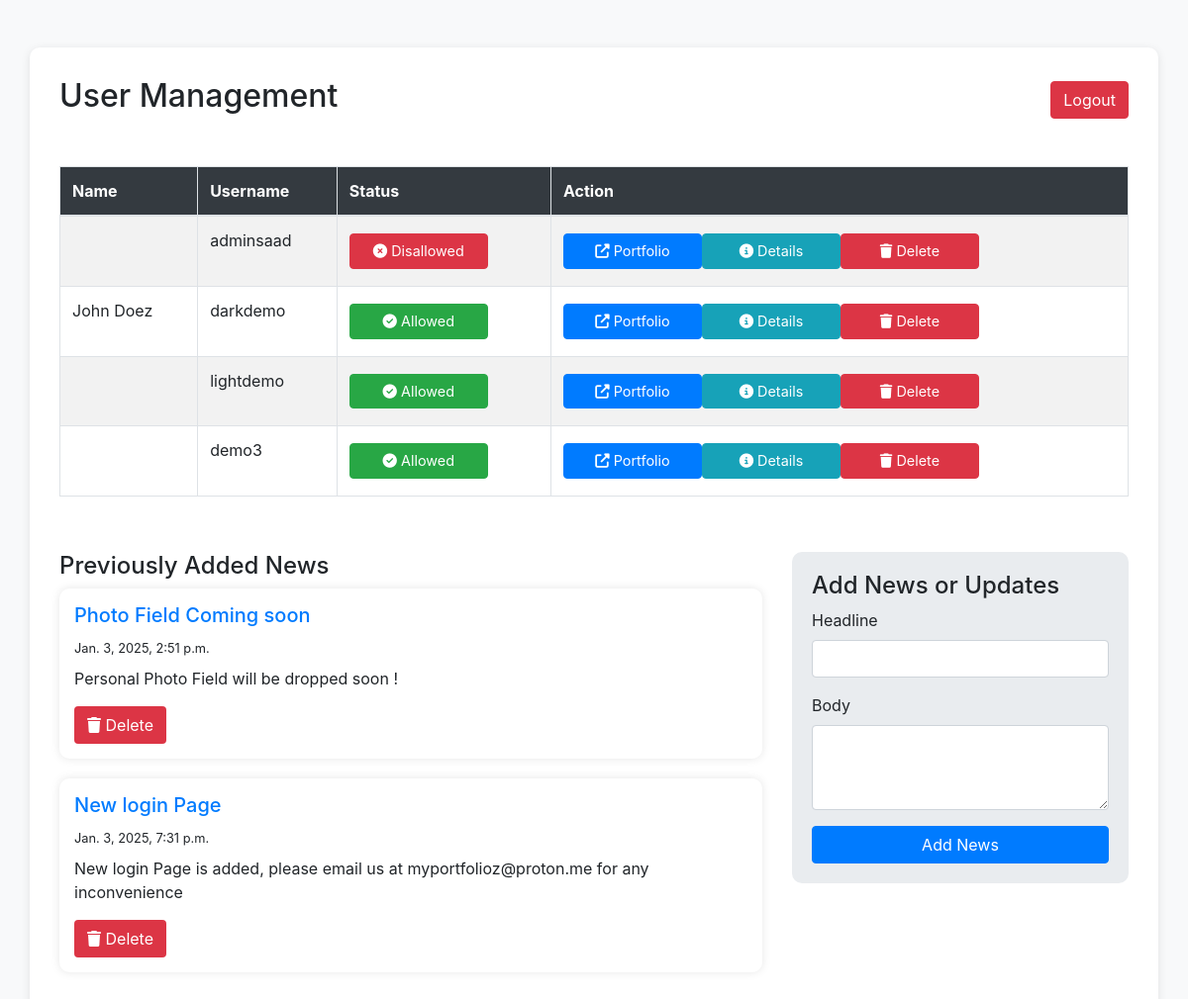
Page /adminpanel/ (signed in) on the committed database.
### app/models.py (models this page shows)
class CustomUser(AbstractUser):
    title = models.CharField(max_length=100, blank=True, default='')
    address = models.TextField(blank=True, default='')
    phone = models.CharField(max_length=15, blank=True, default='')
    linkedin = models.CharField(max_length=30, blank=True, default='')
    twitter = models.CharField(max_length=30, blank=True, default='')
    instagram = models.CharField(max_length=30, blank=True, default='')
    dob=models.DateField(blank=True, default=datetime.date(2001, 1, 1))
    about = models.TextField(blank=True, default='',max_length=500)
    mapadd = models.TextField(blank=True, max_length=1000, default='')
    class ThemeChoices(models.IntegerChoices):
        THEME_1 = 1, 'Theme 1'
        THEME_2 = 2, 'Theme 2'
        THEME_3 = 3, 'Theme 3'
        THEME_4 = 4, 'Theme 4'
    theme = models.IntegerField(
        choices=ThemeChoices.choices,
        default=ThemeChoices.THEME_1,
    )
    paid = models.BooleanField(default=True)
    groups = models.ManyToManyField(Group, related_name='customuser_groups', blank=True)
    user_permissions = models.ManyToManyField(Permission, related_name='customuser_permissions', blank=True)

class News(models.Model):
    head=models.CharField(max_length=30)
    body=models.CharField(max_length=300)
    timex=models.DateTimeField(blank=True)

### app/views.py (the view, shortened to what this page needs)
# urls.py: path('adminpanel/', views.adminpanel, name='adminpanel'),
@csrf_exempt
def adminpanel(request):
    if request.user.is_authenticated and request.user.username == 'adminsaad':
        users = CustomUser.objects.all()
        news = News.objects.all()
        return render(request, 'adminpanel.html', {'users': users, 'news':news})

### templates/adminpanel.html (shortened to what this page needs)
<!DOCTYPE html>
<html lang="en">
<head>
    <link href="https://stackpath.bootstrapcdn.com/bootstrap/4.5.2/css/bootstrap.min.css" rel="stylesheet">
</head>
<body>
    <div class="container mt-5">
        <div class="d-flex justify-content-between align-items-center mb-4">
            <h2>User Management</h2>
            <a class="btn btn-danger logout-btn" href="{% url 'logout' %}">Logout</a>
        </div>
        <div class="table-responsive">
            <table class="table table-striped table-bordered table-hover">
                <thead>
                    <tr>
                        <th>Name</th>
                        <th>Username</th>
                        <th>Status</th>
                        <th>Action</th>
                    </tr>
                </thead>
                <tbody>
                    {% for user in users %}
                    <tr>
                        <td>{{ user.first_name }} {{ user.last_name }}</td>
                        <td>{{ user.username }}</td>
                        <td>
                            <form method="post" action="" class="d-inline">
                                {% if user.paid == 1 %}
                                <button type="submit" name="status" value="0" class="btn btn-success btn-status">
                                    <i class="fas fa-check-circle"></i> Allowed
                                </button>
                                {% else %}
                                <button type="submit" name="status" value="1" class="btn btn-danger btn-status">
                                    <i class="fas fa-times-circle"></i> Disallowed
                                </button>
                                {% endif %}
                            </form>
                        </td>
                        <td>
                            <div class="d-flex flex-wrap">
                                <a href="/{{ user.username }}" target="_blank" class="btn btn-primary btn-status">
                                    <i class="fas fa-external-link-alt"></i> Portfolio
                                </a>
                                <form method="post" action="" class="d-inline">
                                    <button type="submit" class="btn btn-info btn-status">
                                        <i class="fas fa-info-circle"></i> Details
                                    </button>
                                </form>
                                <form method="post" action="" class="d-inline">
                                    <button type="submit" class="btn btn-danger btn-status">
                                        <i class="fas fa-trash"></i> Delete
                                    </button>
                                </form>
                            </div>
                        </td>
                    </tr>
                    {% endfor %}
                </tbody>
            </table>
        </div>
        <div class="news-section row">
            <div class="col-md-8">
                <h4>Previously Added News</h4>
                {% for new in news %}
                <div class="news-card">
                    <h5>{{ new.head }}</h5>
                    <p class="mb-2"><small>{{ new.timex }}</small></p>
                    <p>{{ new.body }}</p>
                    <form method="post">
                        <button type="submit" name="delete_news_id" value="{{ new.id }}" class="btn btn-delete">
                            <i class="fas fa-trash"></i> Delete
                        </button>
                    </form>
                </div>
                {% endfor %}
            </div>
            <div class="col-md-4">
                <div class="news-form">
                    <h4>Add News or Updates</h4>
                    <form method="post">
                        <div class="form-group">
                            <label for="newsHead">Headline</label>
                            <input type="text" class="form-control" id="newsHead" name="head" maxlength="30" required>
                        </div>
                        <div class="form-group">
                            <label for="newsBody">Body</label>
                            <textarea class="form-control" id="newsBody" name="body" rows="3" maxlength="300"
                                required></textarea>
                        </div>
                        <button type="submit" class="btn btn-primary w-100">Add News</button>
                    </form>
                </div>
            </div>
        </div>
    </div>
</body>
</html>

### templates/adminpanel.html (style rules this page uses)
body { background-color: #f8f9fa; }
.container { background-color: #fff; padding: 30px; border-radius: 10px; box-shadow: 0 2px 10px rgba(0, 0, 0, 0.1); }
.table { margin-top: 20px; }
.table thead th { background-color: #343a40; color: #fff; }
.btn-status { width: 140px; font-size: 0.9rem; margin: 5px 0; }
.news-section { margin-top: 40px; }
.news-form { background-color: #e9ecef; padding: 20px; border-radius: 10px; }
.news-card { background-color: #fff; padding: 15px; border-radius: 10px; box-shadow: 0 0 10px rgba(0, 0, 0, 0.1); margin-bottom: 20px; }
.news-card h5 { color: #007bff; }
.btn-delete { background-color: #dc3545; color: #fff; }

### rows in the picture
CustomUser: username "adminsaad", paid False (drawn)
CustomUser: first_name "John", last_name "Doez", username "darkdemo", paid True (drawn)
CustomUser: username "lightdemo", paid True (drawn)
CustomUser: username "demo3", paid True (drawn)
News: head "Photo Field Coming soon", timex "Jan. 3, 2025, 2:51 p.m.", body "Personal Photo Field will be dropped soon !", {{ new.id }} 7 (drawn)
News: head "New login Page", timex "Jan. 3, 2025, 7:31 p.m.", body "New login Page is added, please email us at myportfolioz@proton.me for any inconvenience", {{ new.id }} 8 (drawn)
